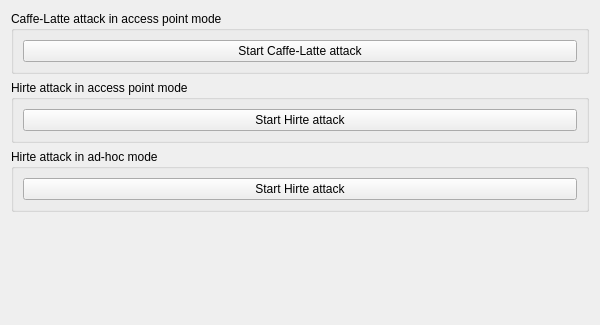
          <widget class="QWidget" name="page">
           <property name="geometry">
            <rect>
             <x>0</x>
             <y>0</y>
             <width>600</width>
             <height>325</height>
            </rect>
           </property>
           <attribute name="label">
            <string>WEP Attack (with clients, in Access Point and Ad-Hoc mode)</string>
           </attribute>
           <layout class="QVBoxLayout">
            <item>
             <widget class="QGroupBox" name="buttonGroup1_2_2_3_2">
              <property name="title">
               <string>Caffe-Latte attack in access point mode</string>
              </property>
              <property name="flat">
               <bool>false</bool>
              </property>
              <property name="checkable">
               <bool>false</bool>
              </property>
              <layout class="QVBoxLayout">
               <item>
                <widget class="QPushButton" name="button_wep_start_latte">
                 <property name="text">
                  <string>Start Caffe-Latte attack</string>
                 </property>
                </widget>
               </item>
              </layout>
             </widget>
            </item>
            <item>
             <widget class="QGroupBox" name="buttonGroup1_2_2_3_2_2">
              <property name="title">
               <string>Hirte attack in access point mode</string>
              </property>
              <property name="flat">
               <bool>false</bool>
              </property>
              <property name="checkable">
               <bool>false</bool>
              </property>
              <layout class="QVBoxLayout">
               <item>
                <widget class="QPushButton" name="button_wep_start_hirte_ap">
                 <property name="text">
                  <string>Start Hirte attack</string>
                 </property>
                </widget>
               </item>
              </layout>
             </widget>
            </item>
            <item>
             <widget class="QGroupBox" name="buttonGroup1_2_2_3_2_3">
              <property name="title">
               <string>Hirte attack in ad-hoc mode</string>
              </property>
              <property name="flat">
               <bool>false</bool>
              </property>
              <property name="checkable">
               <bool>false</bool>
              </property>
              <layout class="QVBoxLayout">
               <item>
                <widget class="QPushButton" name="button_wep_start_hirte_adhoc">
                 <property name="text">
                  <string>Start Hirte attack</string>
                 </property>
                </widget>
               </item>
              </layout>
             </widget>
            </item>
            <item>
             <spacer name="spacer23">
              <property name="orientation">
               <enum>Qt::Vertical</enum>
              </property>
              <property name="sizeType">
               <enum>QSizePolicy::Expanding</enum>
              </property>
              <property name="sizeHint" stdset="0">
               <size>
                <width>41</width>
                <height>111</height>
               </size>
              </property>
             </spacer>
            </item>
           </layout>
          </widget>
